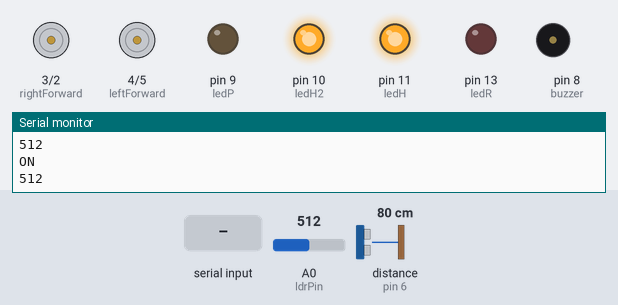
The sketch below on a simulated Arduino Uno, built with avr-gcc and run on an emulated ATmega328P. Shown: motor-driver pin pairs drawn as motors (green arrow = first pin HIGH = forward, orange = second pin HIGH = backward, longer = more drive), output pins drawn as LEDs (lit = HIGH), buzzer (waves = sounding, pin HIGH), the last lines printed to the serial monitor. Wiring (inferred from the names in the program): ultrasonic range finder: trigger pin 7; echo pin 6. Dashed ring = blinking. Inputs (shaded band) come from the test bench; at power-on: A0 (ldrPin) = 512, distance to the obstacle (sensor on pin 6) 80 cm. The echo pulse lasts 58.3 µs per cm; pins used as bus, display or sensor lines are not drawn.

Above: at 1.2 s.
1.3 s: "I\n" received over Serial
At 2.5 s:
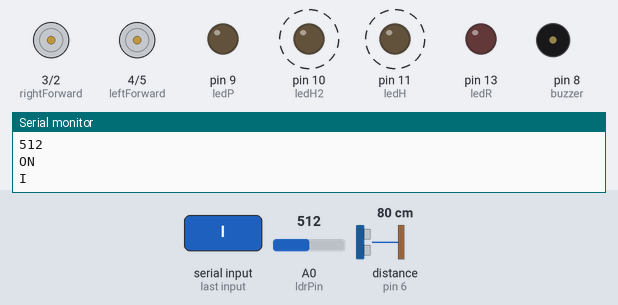
4.3 s: byte 65 ('A') received over Serial
At 5.0 s:
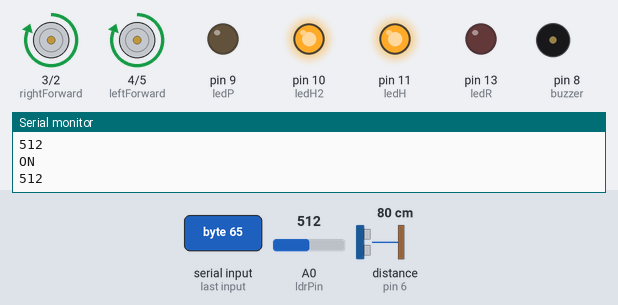
5.8 s: byte 66 ('B') received over Serial
At 7.0 s:
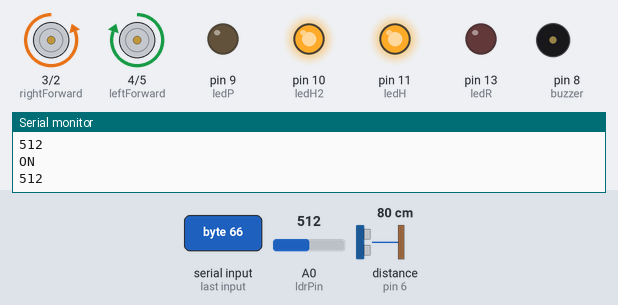
7.3 s: byte 67 ('C') received over Serial
At 8.3 s:
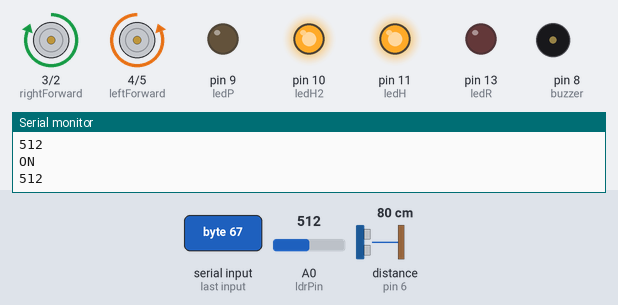
8.8 s: byte 68 ('D') received over Serial
At 9.4 s:
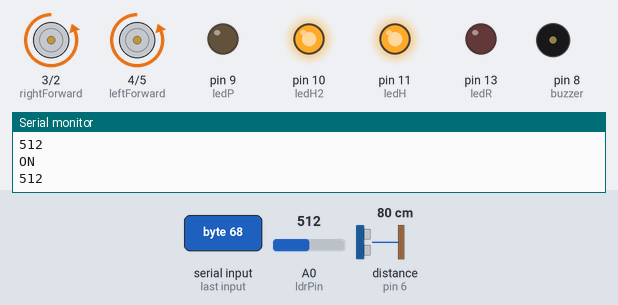
10.3 s: byte 71 ('G') received over Serial
At 11.7 s:
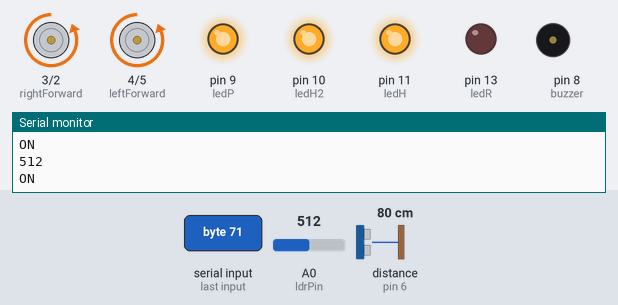
Timing chart, 0 to 12.8 s (numbered marks = the images above; inputs shaded):
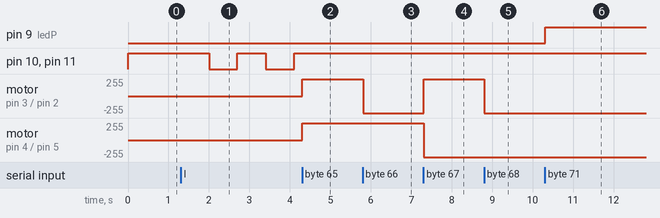

Measured:
- after the input at 1.3 s, pin 10 (ledH2), pin 11 (ledH): alternates HIGH for 0.70 s and LOW for 0.70 s, starting after 0.71 s
- after the input at 4.3 s, motor on pin 3 (rightForward) / pin 2 (rightBackward), motor on pin 4 (leftForward) / pin 5 (leftBackward): stopped → forward 255/255 at once
- after the input at 5.8 s, motor on pin 3 (rightForward) / pin 2 (rightBackward): forward 255/255 → backward 255/255 at once
- after the input at 7.3 s, motor on pin 3 (rightForward) / pin 2 (rightBackward): backward 255/255 → forward 255/255 at once; motor on pin 4 (leftForward) / pin 5 (leftBackward): forward 255/255 → backward 255/255 at once
- after the input at 8.8 s, motor on pin 3 (rightForward) / pin 2 (rightBackward): forward 255/255 → backward 255/255 at once
- after the input at 10.3 s, pin 9 (ledP): LOW → HIGH at once

The sketch:

SC-Bluetooth-Control-Vehicle.ino
```cpp
const int rightBackward = 2; //R
const int rightForward = 3;  //R
const int leftForward = 4; //L
const int leftBackward = 5; //L
const int trig = 7;
const int echo = 6;
const int buzzer = 8; //Buzzer
const int ledP = 9; //Party LED
const int ledBR = 12; //Head Light 2
const int ledH = 11; //Head Light 1
const int ledH2 = 10; //Head Light 2
const int ledR = 13;//Red LED

const int ldrPin = A0; //LDR


int duration = 0; //Sonar
int distance = 0; //Sonar

char data = 0;//Bluetooth data


void setup() {
  // put your setup code here, to run once:
Serial.begin(9600);

 pinMode(buzzer , OUTPUT);
  pinMode(ledR , OUTPUT);
    pinMode(ledP , OUTPUT);
  pinMode(ledH , OUTPUT);
  pinMode(ledH2 , OUTPUT);
  pinMode(ldrPin, INPUT);
  pinMode(trig , OUTPUT);
  pinMode(echo , INPUT);
  pinMode(leftForward , OUTPUT);
  pinMode(leftBackward , OUTPUT);
  pinMode(rightForward , OUTPUT);
  pinMode(rightBackward , OUTPUT);
}

void loop() {
  // put your main code here, to run repeatedly:

//LDR START
int ldrStatus = analogRead(ldrPin);   //read the status of the LDR value

  Serial.println(ldrStatus);
  //check if the LDR status is <= 300
  //if it is, the LED is HIGH
if (ldrStatus >=300) {

    digitalWrite(ledH, HIGH);//turn LED on
    digitalWrite(ledH2, HIGH);
     Serial.println("ON");
   }
  else {

    digitalWrite(ledH, LOW);//turn LED off
    digitalWrite(ledH2, LOW);

  }//End of LDR.

//Sonar Start
 digitalWrite(trig , HIGH);
  delayMicroseconds(1000);
  digitalWrite(trig , LOW);


  duration = pulseIn(echo , HIGH);
  distance = (duration/2) / 28.5 ;
//  Serial.println(distance);


//Bluethod
if(Serial.available() > 0) {
    data = Serial.read();

    Serial.print(data);
    Serial.print("\n");
  }
if(data == 'A'){forward();}
else if(data == 'B'){ right();}
else if(data == 'C'){ left();}
else if(data == 'D'){ backward();}
else if(data == 'E'){ Stop();}

else if(data == 'F'){ ai();}
else if(data == 'G'){ party();}
else if(data == 'H'){ horn();}
else if(data == 'I'){ blk();}

//  Serial.println(data);
}

void blk(){
  digitalWrite(ledH, HIGH);
  digitalWrite(ledH2, HIGH);
  delay(700);
    digitalWrite(ledH, LOW);
  digitalWrite(ledH2, LOW);
  delay(700);

    digitalWrite(ledH, HIGH);
  digitalWrite(ledH2, HIGH);
  delay(700);
    digitalWrite(ledH, LOW);
  digitalWrite(ledH2, LOW);
  delay(700);
data = "";

}

void party(){
      digitalWrite(ledP, HIGH);

}


void horn(){

 tone(buzzer , 100);
 delay (500);
 noTone(buzzer);
 delay(500);
 data = "";
}

void ai(){

 if ( distance <= 20 )
  {
    tone(buzzer , 100);
    digitalWrite(ledR, HIGH);

    digitalWrite(leftForward ,  HIGH );
    digitalWrite(leftBackward , LOW  );
    digitalWrite(rightForward , LOW );
    digitalWrite(rightBackward , HIGH);


  }
  else
 {
  noTone(buzzer);
  digitalWrite(ledR, LOW);

   digitalWrite(leftForward , HIGH);
  digitalWrite(leftBackward , LOW);
  digitalWrite(rightForward , HIGH);
  digitalWrite(rightBackward , LOW);
  }


}


void forward()
{

  if ( distance <= 20 )
  {
    tone(buzzer , 100);
    digitalWrite(ledR, HIGH);
    digitalWrite(leftForward , LOW);
    digitalWrite(leftBackward , LOW);
    digitalWrite(rightForward , LOW);
    digitalWrite(rightBackward , LOW);

  }
  else
 {
noTone(buzzer);
  digitalWrite(ledR, LOW);
 digitalWrite(leftForward , HIGH);
digitalWrite(leftBackward , LOW);
digitalWrite(rightForward , HIGH);
digitalWrite(rightBackward , LOW);
  }
}
void backward()
{
   if ( distance <= 20 )
  {
    tone(buzzer , 100);
    digitalWrite(ledR, HIGH);

  }
  else
  {noTone(buzzer);
  digitalWrite(ledR, LOW);
}
    digitalWrite(leftForward , LOW);
    digitalWrite(leftBackward , HIGH);
    digitalWrite(rightForward , LOW);
    digitalWrite(rightBackward , HIGH);

}
void left()
{
  if ( distance <= 20 )
  {
    tone(buzzer , 100);
    digitalWrite(ledR, HIGH);

  }
  else
  {noTone(buzzer);
  digitalWrite(ledR, LOW);

}
   digitalWrite(leftForward , LOW);
    digitalWrite(leftBackward , HIGH);
    digitalWrite(rightForward , HIGH);
    digitalWrite(rightBackward , LOW);

}
void right()
{
  if ( distance <= 20 )
  {
    tone(buzzer , 100);
    digitalWrite(ledR, HIGH);

  }
  else
  {
    noTone(buzzer);
  digitalWrite(ledR, LOW);
}


    digitalWrite(leftForward ,  HIGH );
    digitalWrite(leftBackward , LOW  );
    digitalWrite(rightForward , LOW );
    digitalWrite(rightBackward , HIGH);

}
void Stop()
{
      noTone(buzzer);
    digitalWrite(ledR, LOW);
    digitalWrite(leftForward ,  LOW);
    digitalWrite(leftBackward , LOW  );
    digitalWrite(rightForward , LOW );
    digitalWrite(rightBackward , LOW);

}
```
